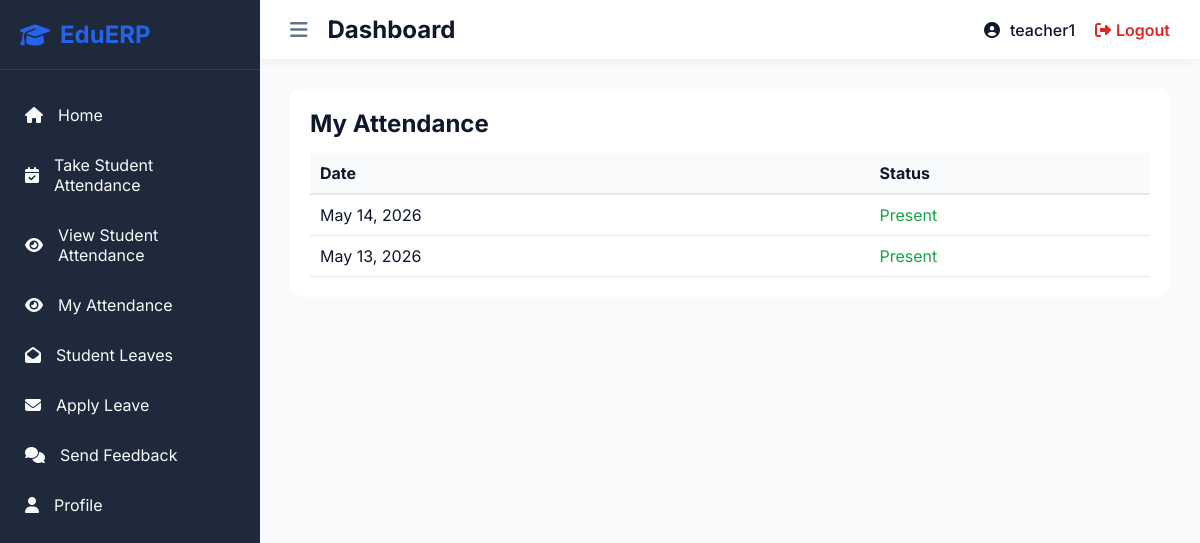
/staff/view_personal_attendance/ (signed in), run on the app's committed database.
### accounts/models.py (models this page shows)
class CustomUser(AbstractUser):
    USER_TYPE_CHOICES = ((1, "HOD"), (2, "Staff"), (3, "Student"))
    user_type = models.IntegerField(choices=USER_TYPE_CHOICES, default=1)
    class Meta:
        db_table = 'CUSTOM_USER_TABLE'

### staff/models.py (models this page shows)
class StaffAttendanceReport(models.Model):
    id = models.AutoField(primary_key=True)
    staff_id = models.ForeignKey(Staff, on_delete=models.CASCADE)
    attendance_id = models.ForeignKey(StaffAttendance, on_delete=models.CASCADE)
    status = models.BooleanField(default=False)
    created_at = models.DateTimeField(auto_now_add=True)
    updated_at = models.DateTimeField(auto_now=True)

class StaffAttendance(models.Model):
    id = models.AutoField(primary_key=True)
    attendance_date = models.DateField()
    created_at = models.DateTimeField(auto_now_add=True)
    updated_at = models.DateTimeField(auto_now=True)

### staff/views.py (the view)
# urls.py: path('view_personal_attendance/', views.staff_view_personal_attendance, name='staff_view_personal_attendance'),
@login_required(login_url='/')
def staff_view_personal_attendance(request):
    return render(request, 'staff/view_personal_attendance.html', {
        'reports': StaffAttendanceReport.objects.filter(staff_id__admin=request.user).order_by('-attendance_id__attendance_date'),
    })

### staff/templates/staff/view_personal_attendance.html
{% extends 'base.html' %}
{% block content %}
<div class="content-section" style="background: white; padding: 20px; border-radius: 12px;">
    <h2>My Attendance</h2>
    <table style="width: 100%; text-align: left; margin-top: 15px; border-collapse: collapse;">
        <tr style="background: var(--bg-color); border-bottom: 2px solid var(--border-color);">
            <th style="padding: 10px;">Date</th>
            <th>Status</th>
        </tr>
        {% for rep in reports %}
        <tr style="border-bottom: 1px solid var(--border-color);">
            <td style="padding: 10px;">{{ rep.attendance_id.attendance_date }}</td>
            <td>
                {% if rep.status %} <span style="color: var(--success);">Present</span>
                {% else %} <span style="color: var(--danger);">Absent</span> {% endif %}
            </td>
        </tr>
        {% endfor %}
    </table>
</div>
{% endblock %}

### templates/base.html (shortened to what this page needs)
<!DOCTYPE html>
<html lang="en">
<head>
    <link rel="stylesheet" href="https://cdnjs.cloudflare.com/ajax/libs/font-awesome/6.4.0/css/all.min.css">
    <link rel="stylesheet" href="/static/css/style.css">
</head>
<body>
    <div class="app-container">
        <aside class="sidebar">
            <div class="sidebar-header">
                <h2><i class="fas fa-graduation-cap"></i> EduERP</h2>
            </div>
            <ul class="sidebar-menu">
                {% if request.user.user_type == 1 %}
                    <li><a href="{% url 'admin_home' %}"><i class="fas fa-home"></i> Home</a></li>
                    <li><a href="{% url 'manage_staff' %}"><i class="fas fa-users"></i> Staff</a></li>
                    <li><a href="{% url 'manage_student' %}"><i class="fas fa-user-graduate"></i> Students</a></li>
                    <li><a href="{% url 'manage_course' %}"><i class="fas fa-book"></i> Courses</a></li>
                    <li><a href="{% url 'manage_subject' %}"><i class="fas fa-book-open"></i> Subjects</a></li>
                    <li><a href="{% url 'admin_staff_attendance' %}"><i class="fas fa-calendar-check"></i> Staff Attendance</a></li>
                    <li><a href="{% url 'admin_leave_requests' %}"><i class="fas fa-envelope"></i> Leave Requests</a></li>
                    <li><a href="{% url 'admin_feedback_message' %}"><i class="fas fa-comments"></i> Feedback</a></li>
                {% elif request.user.user_type == 2 %}
                    <li><a href="{% url 'staff_home' %}"><i class="fas fa-home"></i> Home</a></li>
                    <li><a href="{% url 'staff_take_attendance' %}"><i class="fas fa-calendar-check"></i> Take Student Attendance</a></li>
                    <li><a href="{% url 'staff_view_attendance' %}"><i class="fas fa-eye"></i> View Student Attendance</a></li>
                    <li><a href="{% url 'staff_view_personal_attendance' %}"><i class="fas fa-eye"></i> My Attendance</a></li>
                    <li><a href="{% url 'staff_student_leave_requests' %}"><i class="fas fa-envelope-open"></i> Student Leaves</a></li>
                    <li><a href="{% url 'staff_apply_leave' %}"><i class="fas fa-envelope"></i> Apply Leave</a></li>
                    <li><a href="{% url 'staff_feedback' %}"><i class="fas fa-comments"></i> Send Feedback</a></li>
                {% endif %}
                <li><a href="{% url 'profile_view' %}"><i class="fas fa-user"></i> Profile</a></li>
            </ul>
        </aside>
        <div class="main-content">
            <header class="top-header">
                <div class="header-left">
                    <button id="toggle-sidebar" class="btn-icon"><i class="fas fa-bars"></i></button>
                    <h2>{% block page_title %}Dashboard{% endblock %}</h2>
                </div>
                <div class="header-right">
                    <div class="user-profile">
                        <i class="fas fa-user-circle"></i>
                        <a href="{% url 'profile_view' %}" style="text-decoration: none; color: inherit;">{{ request.user.username }}</a>
                    </div>
                    <a href="{% url 'logout_user' %}" class="btn-logout"><i class="fas fa-sign-out-alt"></i> Logout</a>
                </div>
            </header>
            <main class="page-content">
                {% block content %}
                {% endblock %}
            </main>
        </div>
    </div>
</body>
</html>

### static/css/style.css (style rules this page uses)
:root { --primary: #2563eb; --primary-hover: #1d4ed8; --secondary: #475569; --bg-color: #f8fafc; --card-bg: #ffffff; --text-main: #0f172a; --text-muted: #64748b; --border-color: #e2e8f0; --sidebar-bg: #1e293b; --sidebar-text: #f8fafc; --sidebar-hover: #334155; --sidebar-active: #475569; --success: #16a34a; --danger: #dc2626; --warning: #ca8a04; }
* { margin: 0; padding: 0; box-sizing: border-box; font-family: 'Inter', sans-serif; }
body { background-color: var(--bg-color); color: var(--text-main); }
.app-container { display: flex; min-height: 100vh; }
.sidebar { width: 260px; background: var(--sidebar-bg); color: var(--sidebar-text); transition: all 0.3s; position: fixed; height: 100vh; z-index: 100; }
.sidebar-header { padding: 20px; border-bottom: 1px solid rgba(255,255,255,0.1); }
.sidebar-header h2 { display: flex; align-items: center; gap: 10px; font-size: 24px; color: var(--primary); }
.sidebar-menu { list-style: none; padding: 20px 0; }
.sidebar-menu li a { display: flex; align-items: center; gap: 15px; padding: 15px 25px; color: var(--sidebar-text); text-decoration: none; transition: all 0.3s; }
.main-content { flex: 1; margin-left: 260px; transition: all 0.3s; }
.top-header { background: var(--card-bg); padding: 15px 30px; display: flex; justify-content: space-between; align-items: center; box-shadow: 0 2px 10px rgba(0,0,0,0.05); position: sticky; top: 0; z-index: 90; }
.header-left { display: flex; align-items: center; gap: 20px; }
.btn-icon { background: none; border: none; font-size: 20px; color: var(--text-muted); cursor: pointer; transition: color 0.3s; }
.header-right { display: flex; align-items: center; gap: 20px; }
.user-profile { display: flex; align-items: center; gap: 10px; font-weight: 500; }
.btn-logout { color: var(--danger); text-decoration: none; display: flex; align-items: center; gap: 5px; font-weight: 600; transition: opacity 0.3s; }
.page-content { padding: 30px; }

### data on the page
CustomUser: user.username "teacher1"
StaffAttendanceReport: attendance_id.attendance_date "May 14, 2026", status "Present"
StaffAttendanceReport: attendance_id.attendance_date "May 13, 2026", status "Present"
